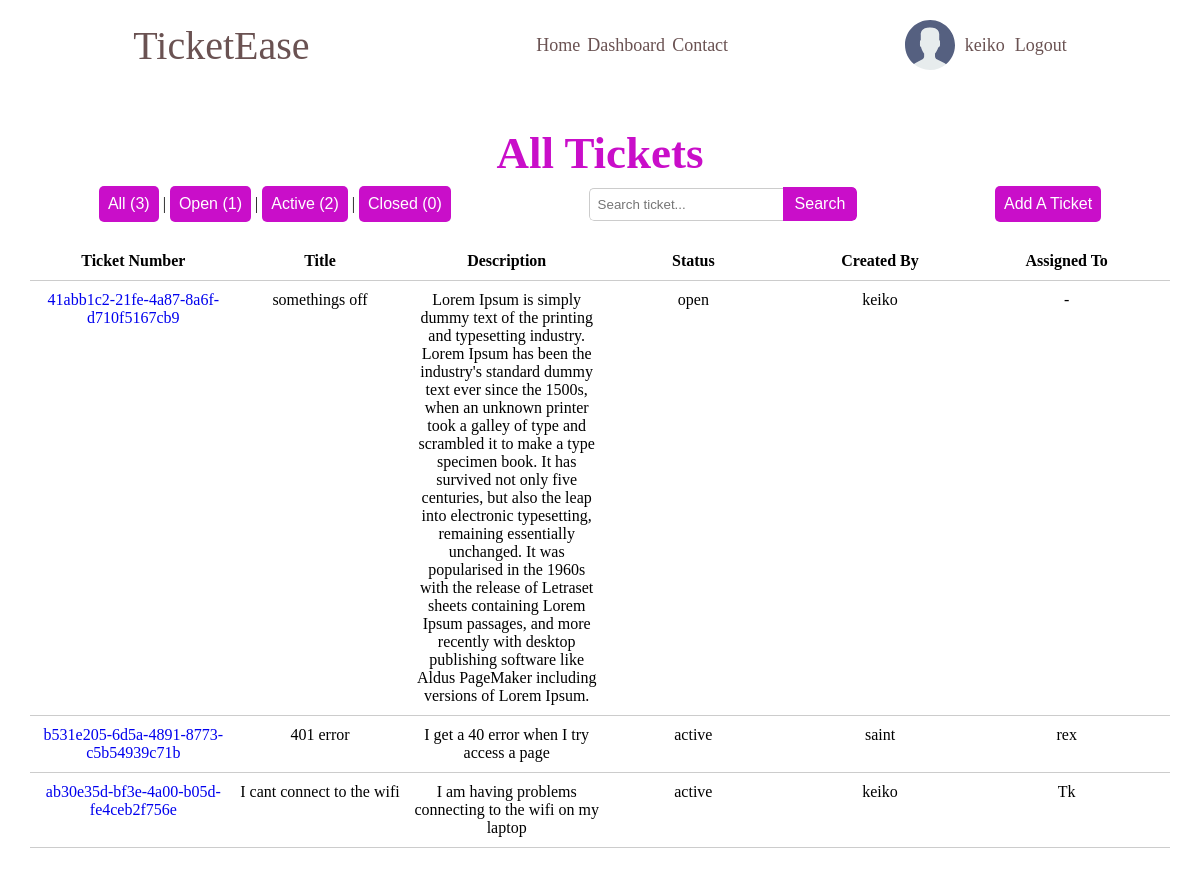
/tickets/ (signed in), run on an earlier commit of the app's database.
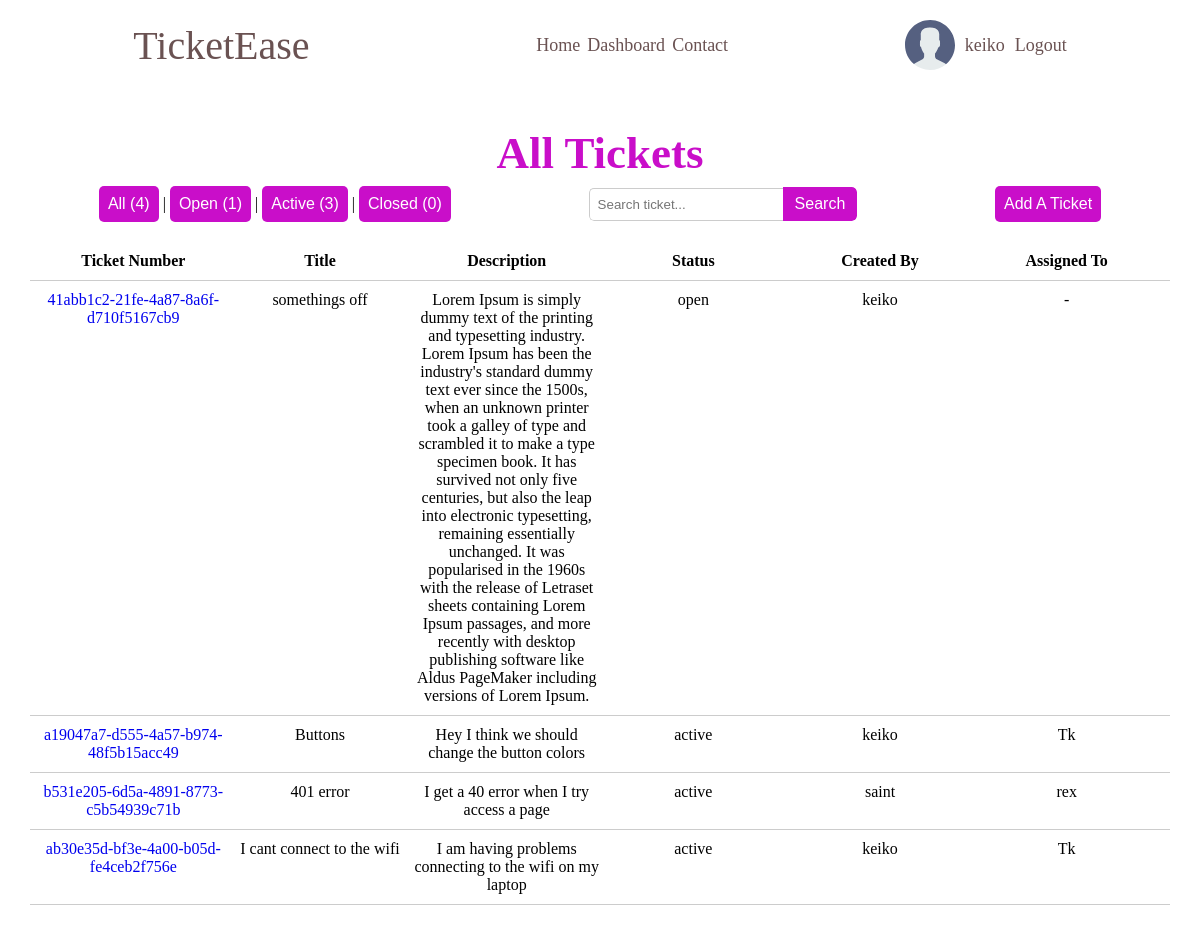
And on a later commit of the database.
### tickets/models.py (models this page shows, shortened)
class Ticket(models.Model):
    STATUS = (
        ('open', 'open'),
        ('active', 'active'),
        ('closed', 'closed'),
    )
    ticket_id = models.UUIDField(default=uuid.uuid4)
    slug = models.SlugField(unique=True)
    title = models.CharField(max_length=100)
    description = models.TextField()
    status = models.CharField(max_length=100, choices=STATUS, default='open')
    attachments = models.ImageField(null=True, blank=True, upload_to='attachments/')
    created_by = models.ForeignKey(CustomUser, on_delete=models.SET_NULL, null=True, related_name='created_by')
    assigned_to = models.ForeignKey(CustomUser, on_delete=models.SET_NULL, null=True, blank=True, related_name='assigned_to')
    accepted_on = models.DateTimeField(null=True, blank=True)
    closed_on = models.DateTimeField(null=True, blank=True)
    updated_on = models.DateTimeField(auto_now=True)
    created_on = models.DateTimeField(auto_now_add=True)

### accounts/models.py (models this page shows)
class CustomUser(AbstractUser):
    USER_TYPE = (
        ('client', 'client'),
        ('engineer', 'engineer'),
    )
    email = models.EmailField()
    bio = models.TextField()
    user_type = models.CharField(max_length=10, choices=USER_TYPE, default='client')
    avatar = models.ImageField(null=True, default="avatars/default_avatar.svg", upload_to='avatars/')

### tickets/views.py (the view, shortened to what this page needs)
# urls.py: path('tickets/', ticketsView, name='tickets-view'),
def ticketsView(request):
    tickets = Ticket.objects.all()
    status = request.GET.get('status')  # to filter by status
    query = request.GET.get('q')  # search parameter
    if status:
        tickets = Ticket.objects.filter(status=status)
    tickets = tickets.order_by('-status', '-created_on')
    all_count = Ticket.objects.count()
    open_count = Ticket.objects.filter(status='open').count()
    active_count = Ticket.objects.filter(status='active').count()
    closed_count = Ticket.objects.filter(status='closed').count()
    context = {
        'tickets': tickets,
        'open_count': open_count,
        'active_count': active_count,
        'closed_count': closed_count,
        'all_count': all_count,
        'selected_status': status,
    }
    return render(request, 'tickets/tickets-view.html', context)

### tickets/templates/tickets/tickets-view.html (shortened to what this page needs)
{% extends 'tickets/index.html' %}
{% load static %}
{% block css %}
    <link rel="stylesheet" href="{% static  'tickets/styles/tickets.css' %}">
{% endblock %}
{% block content %}
    <section class="ticket-container">
        <div class="title">
            <h1>All Tickets</h1>
        </div>
        <section class="search-filters">
            <section class="status-filters">
                <div class="filter-btns">
                    <button>
                        <a href="{% url 'tickets-view' %}?status=" style="color: white;">All ({{ all_count }})</a>
                    </button>
                    |
                    <button>
                        <a href="{% url 'tickets-view' %}?status=open" style="color: white;">Open ({{ open_count }})</a>
                    </button>
                    |
                    <button>
                        <a href="{% url 'tickets-view' %}?status=active" style="color: white;">Active ({{ active_count }})</a>
                    </button>
                    |
                    <button>
                        <a href="{% url 'tickets-view' %}?status=closed" style="color: white;">Closed ({{ closed_count }})</a>
                    </button>
                </div>
            </section>
            <section class="search-bar-container">
                <form class="search-bar method="GET" action="{% url 'tickets-view' %}">
                    <input type="text" name="q" placeholder="Search ticket...">
                    <button type="submit">Search</button>
                </form>
            </section>
            {% if request.user.user_type == 'client' %}
                <section class="create-ticket">
                    <form method="post" action="{% url 'create-ticket' %}">
                        <button type="submit"><a href="{% url 'create-ticket' %}" style="color: white;">Add A Ticket</a></button>
                    </form>
                </section>
            {% endif %}
        </section>
        <section class="ticket-list">
            <div class="ticket-row header">
                <div>Ticket Number</div>
                <div>Title</div>
                <div>Description</div>
                <div>Status</div>
                <div>Created By</div>
                <div>Assigned To</div>
            </div>
            {% if not tickets %}
                <div class="empty">
                    {% if open_count == 0 %}
                        <p> There are no open tickets.</p>
                    {% elif request.GET.status == 'active' %}
                        <p> You have no active tickets.</p>
                    {% elif closed_count == 0 %}
                        <p>You have no closed tickets.</p>
                    {% endif %}
                </div>
            {% else %}
                {% for ticket in tickets %}
                    <div class="ticket-row">
                        <div> <a href="{% url 'ticket-details' slug=ticket.slug %}">{{ ticket.ticket_id }}</a></div>
                        <div>{{ ticket.title }}</div>
                        <div>{{ ticket.description }}</div>
                        <div>{{ ticket.status }}</div>
                        <div>{{ ticket.created_by.username }}</div>
                        {% if ticket.assigned_to %}
                            <div>{{ ticket.assigned_to.username }}</div>
                        {% else %}
                            <div><p>-</p></div>
                        {% endif %}
                    </div>
                {% endfor %}
            {% endif %}
        </section>
    </section>
{% endblock %}

What changed in the data, as far as the page shows it:
added Ticket: ticket_id "a19047a7-d555-4a57-b974-48f5b15acc49", title "Buttons", description "Hey I think we should change the button colors", status "active", created_by.username "keiko", assigned_to.username "Tk"
Also different on the page:
{{ all_count }}: "3" → "4"
{{ active_count }}: "2" → "3"
